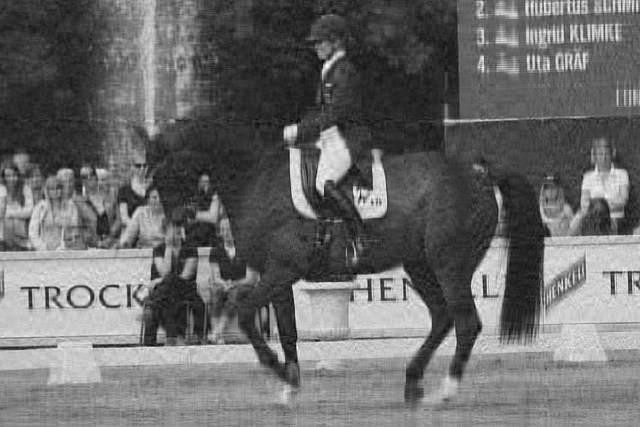
#> input picture IsabellWerthGray.png, 640 x 427 px
$ jupyter execute SVDforMatrixProcessing.ipynb   (shell and % lines are left out)
#> lines starting #> are read from the running program, lines starting #| are printed output that depends on the picture
<h1 align='center'> The Singular Value Decomposition </h1>
<h2 align='center'> As a tool for analyzing Matrices </h2>

$  % These are latex commands (i.e., macros).
   \newcommand{\vec}[1]{ \boldsymbol{\mathbf{#1}} }
   \newcommand{\R}{\mathbb{R}}
   \newcommand{\C}{\mathbb{C}}
   \newcommand{\tr}[1]{\mathrm{tr}\left( #1 \right)}
   \newcommand{\ran}{\mathrm{ran}}
   \newcommand{\MC}[1]{\mathcal{M}_{#1}\left(\mathbb{C}\right)}
   \newcommand{\MR}[1]{\mathcal{M}_{#1}\left(\mathbb{R}\right)}
$

Here we explore the use of the SVD in Image Processing.  However, we should think of this as an extension of the concept of matrices as "vector objects" in a vector space.

[cell 1]

from matplotlib import pyplot as plt
import numpy as np
from scipy import linalg

<p>&nbsp;</p>

## Matrices as Vector Spaces

The set of all $m \times n$ real matrices $\MR{m,n}$ is itself a vector space, since the linear combination of two $m \times n$ matrices is itself an $m \times n$ matrix.  Typically, we think of $\MR{m,n}$ as the matrices of linear transformations from $\R^n$ to $\R^m$, which it certainly is.

However, $\MR{m,n}$ is much more than simply models of linear transformations.  Indeed, nearly every vector space we have encountered to this point can in fact be modeled by either $\MR{m,n}$ or one of its subspaces, including the following:

__1.__ The column spaces $\R^m$ are modeled by $\MR{m,1}$.

__2.__ The row spaces $\R_n$ are modeled by $\MR{1,n}$.

__3. VERY IMPORTANT:__ A data set comprised of $m$ observations of $n$ random variables (called _features_ or _factors_) is of the form <style type="text/css">
.tg  {border-collapse:collapse;border-spacing:0;}
.tg td{font-family:Arial, sans-serif;font-size:14px;padding:10px 5px;border-style:solid;border-width:1px;overflow:hidden;word-break:normal;}
.tg th{font-family:Arial, sans-serif;font-size:14px;font-weight:normal;padding:10px 5px;border-style:solid;border-width:1px;overflow:hidden;word-break:normal;}
.tg .tg-yw4l{vertical-align:top}
</style>
<table class="tg">
  <tr>
    <th class="tg-yw4l"></th>
    <th class="tg-yw4l">$X_1$</th>
    <th class="tg-yw4l">$X_2$</th>
    <th class="tg-yw4l">...</th>
    <th class="tg-yw4l">$X_n$</th>
  </tr>
  <tr>
    <td class="tg-yw4l">obs 1</td>
    <td class="tg-yw4l">#</td>
    <td class="tg-yw4l">#</td>
    <td class="tg-yw4l">...</td>
    <td class="tg-yw4l">#</td>
  </tr>
  <tr>
    <td class="tg-yw4l">obs 2</td>
    <td class="tg-yw4l">#</td>
    <td class="tg-yw4l">#</td>
    <td class="tg-yw4l">...</td>
    <td class="tg-yw4l">#</td>
  </tr>
  <tr>
    <td class="tg-yw4l">$\vdots$</td>
    <td class="tg-yw4l">$\vdots$</td>
    <td class="tg-yw4l">$\vdots$</td>
    <td class="tg-yw4l"></td>
    <td class="tg-yw4l">$\vdots$</td>
  </tr>
  <tr>
    <td class="tg-yw4l">obs $m$</td>
    <td class="tg-yw4l">#</td>
    <td class="tg-yw4l">#</td>
    <td class="tg-yw4l">...</td>
    <td class="tg-yw4l">#</td>
  </tr>
</table>
<br/>&nbsp;&nbsp;&nbsp;&nbsp; and is often denoted by $X = \left[ X_1, X_2, ..., X_n \right]$.

As an application context, we tend to think of $\MR{m,n}$ in terms of $ m \ne n$, as in fact is the case in items 1,2,3  in the list above.  This is important, because unlike matrices as models of linear transformations, we do not expect to be able to multiply two vectors to obtain another vector.

<div align='center' style="color:blue;font-size:larger"><br/> If $m \ne n$, then the product of two $m \times n$ matrices is <b>not</b> defined</div>

For example, we do __not__ expect to be able to "matrix" multiply two data sets to get a third data set.

Consequently, $\MR{m,n}$ should be thought of as a vector space for which multiplication -- when used -- is for _analyzing_ or _decomposing_ a vector in $\MR{m,n}$.  Indeed, much of the remainder of this course is based on the following principle:

<div align = 'center' style = 'color:blue;font-size:larger'><br/><b>In many applications, the vector spaces are modeled by $\MR{m,n}$</b></div>

Indeed, consider how "universal" the vector space $\MR{m,n}$ truly is:

__4.__ Complex Vector spaces $\C^m$ can be modeled by $\MR{m,2}$, where the first column contains the real parts and the second column contains the imaginary part of  complex vectors.

__5.__ Complex Matrix Spaces $\MC{m,n}$ can likewise be modeled by $\MR{m,2n}$.

__6.__ Unstructured data, in which information is conveyed as key-value pairs, is often represented by often _huge_ sparse ( = mostly zeros) matrices in a number of different ways, including as data sets $X$ in which keys are variables and values are observations -- with a 1 if a given value is observed for a given key and zeros elsewhere.

Even images -- which should not be thought of as "rows" of "columns" or as linear transformations in general -- can be modeled by matrices in $\MR{m,n}$.  That is because matrices in $\MR{m,n}$ can be written in _block_ format or other formats where a large matrix can be thought of as a collection of smaller matrices.

__7.__ Grayscale images, which are 2 dimensional arrays in the spaces $\R^{m\times n}$ can also be modeled by matrices in $\MR{m,n}$.

Of course, an image is not a list of columns or a collection of rows, but the _point_ is that a matrix in $\MR{m,n}$ is itself _not_ necessarily interpreted as such -- e.g., interpretations 1, 2, and 3 are certainly valid, but they are not exclusive.

Indeed, let's load a grayscale image and explore how an $m \times n$ matrix model can be used to explore it.

[cell 2]
# be sure the image 'IsabellWerth.jpg' is in the same folder as this notebook
# You can create a new cell and execute %ls to list files in your current folder

IsabellWerth = plt.imread('IsabellWerthGray.png')
#> IsabellWerth is the input picture: shape (427, 640, 4) float32; mean R, G, B, A 0.417, 0.417, 0.417, 1

plt.imshow(IsabellWerth )
plt.title("Isabell Werth: Greatest Equestrian Olympian",
           fontsize = 14)
plt.axis('off');

[cell 3]
IsabellWerth.shape  # Currently is an RGB image
#> Out = (427, 640, 4)

[cell 4]
from skimage import color

#Converting to a matrix representation

A = color.rgb2gray(IsabellWerth)
A.shape
#> Out = (427, 640)

[cell 5]
plt.gray()
plt.imshow(A)
plt.axis('off')
plt.title("Image Above as GrayScale Array");

[cell 6]
A  ## Is a 640 pixel wide ( 640 columns)
   ## by 427 pixels high (427 rows) array

Although matrix multiplication is __not__ defined between two $m \times n $ matrices with $m \ne n$, we can multiply an $m \times n$ matrix $A$ by the _transpose_ of the $m \times n$ matrix $B$.  In particular, notice that in array form that
$$ A B^T = \left[ \;\;  \sum_{j=1}^n a_{i,j} b_{k,j} \;\;   \right]_ {i,k = 1}^{m,m}$$
The _trace_ of $B^T A$ is correspondingly the sum of the diagonal entries, which in array form is the sum over the entries where $i = k$. Consequently,
$$ \tr{A B^T} = \sum_{i=1}^m \sum_{j=1}^n a_{i,j} b_{i,j} $$
Moreover, we get the exact same result -- sum over products of respective coefficients -- for the trace of $B^T A$:
$$ B^T A = \left[ \;\;  \sum_{i=1}^m b_{i,k}a_{i,j}  \;\;   \right]_ {j,k = 1}^{n,n}  \quad \implies \quad
\tr{B^T A} = \sum_{j=1}^n \sum_{i=1}^m  b_{i,j} a_{i,j} $$
Indeed, $\tr{B^T A}$ generalizes the inner product on column spaces $\R^n$ to the vector space of matrices $\MR{m,n}$.  That is,
$$\left\langle A, B \right\rangle  = \tr{B^T A}$$
is an inner product on $\MR{m,n}$.

> __Definition:__ The _Frobenius inner product_ on $\MR{m,n}$ is $$\left\langle A, B \right\rangle  = \tr{B^T A}$$

The inner product of a matrix with itself is thus the square of a norm that we call the _Frobenius norm_ of a matrix in $\MR{m,n}$.

> __Definition:__ The _Frobenius norm_ for any $A \in \MR{m,n}$ satisfies $$ \left\Vert A \right\Vert_\mathcal{F}^2 = \tr{A^T A}$$

For example, let's look at the Fredholm norm of our grayscale image.

[cell 7]
linalg.norm(A, ord= 'fro')
#> Out = 247.2

[cell 8]
linalg.norm(A, ord= 'fro')**2
#> Out = 61083.1

[cell 9]
sum( np.diag( A.T @ A ) ) #Which is the sum of the singular values squared
#> Out = 61083.4

There are some quite interesting applications of the trace inner product ( = Frobenius inner product), but we will restrict our our focus on the Frobenius norm as it is quite useful in image processing when used in association with the Singular Value Decomposition.

<p>&nbsp;</p>

## The Singular Value Decomposition

If $A \in \MR{m,n}$, then there exists _orthogonal_ matrices $U \in \MR{m}$ and $V \in \MR{n}$ such that
$$ A = U \; \Sigma \; V^T \quad \mathrm{where} \quad A^TA = V \; \Sigma^2 \; V^T$$
where $\Sigma $ is a non-negative diagonal matrix with the same shape as $A$ and $\Sigma^2$ is the same shape as $A^*A$.

In fact, $\Sigma$ is always assumed to be
$$\Sigma = \begin{bmatrix} \tilde{\Sigma}  & 0 \\ 0 & 0 \end{bmatrix} \quad where \quad
           \tilde{\Sigma} = \begin{bmatrix} s_1 & ...    &      0   \\
                                         \vdots & \ddots &   \vdots \\
                            0 &  ...   & s_r   \end{bmatrix} $$
with the understanding that the shape of $\Sigma$ or any function of $\Sigma$ is filled with zeros sufficient to make it the right "shape" for the application.  For example,
$$ A^T = V \Sigma U^T $$
where the shape of $\Sigma$ is now $n \times m$.

The positive numbers $s_1 \ge s_2 \ge ... \ge s_r > 0$
are the non-zero _singular values_ of $A$.

Let's return to our example image and explore its singular value decomposition. In particular, only the diagonal entries of $\Sigma$ are returned, with the understanding that __linalg.diagsvd__ can be used to provide the proper shape for $\Sigma$ when necessary.

[cell 10]
U, Σ, Vᵀ = linalg.svd(A)
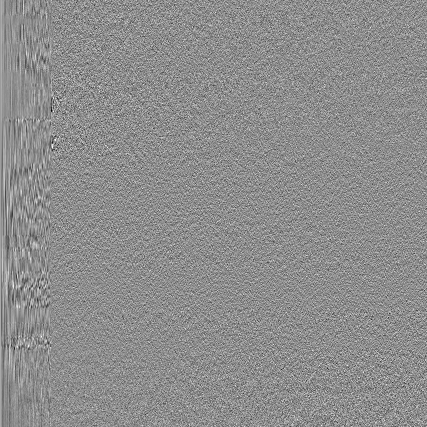
#> U: shape (427, 427) float32; min -0.31, max 0.248, mean 0.000158; drawn with min black and max white
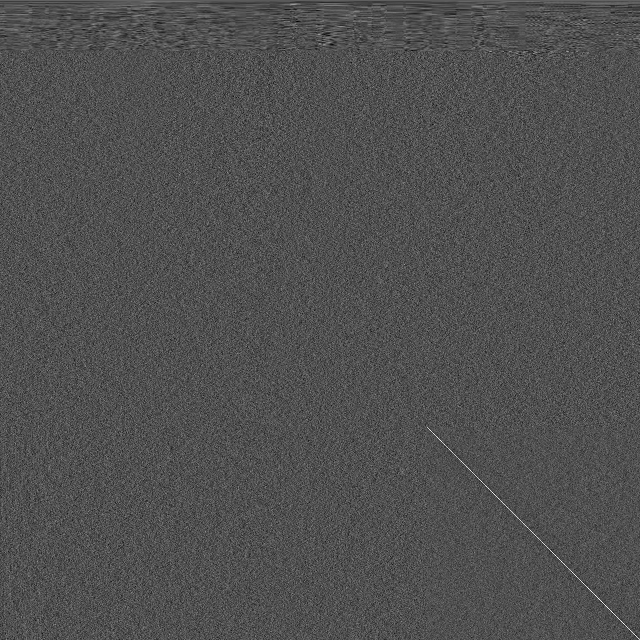
#> VT: shape (640, 640) float32; min -0.206, max 0.447, mean 3.62e-05; drawn with min black and max white
#> Σ = 427 values, max 231 at index 0, min 0.0102 at index 426, mean 1.65
Σ[:50]  #The first 50 singular values
#> Out = 50 values, max 231 at index 0, min 3.61 at index 49, mean 13.73

There in fact 427 singular values in all, but notice how even the top 50 decay quickly from more than 231 to single digits.  Indeed, let's plot the singular values instead of actually looking at their numerical values.

[cell 11]
#plt.yscale('log')
plt.plot( Σ )
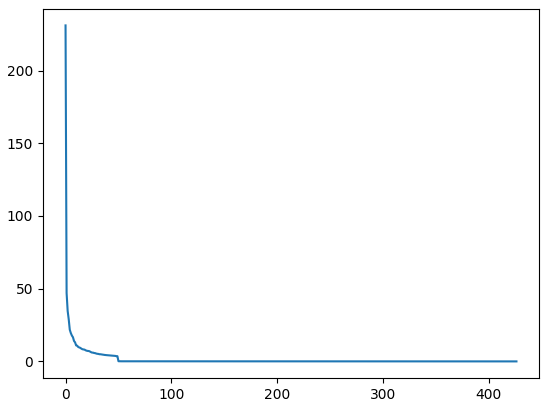
#> figure drawn by matplotlib, 1 panel; curve peaks at x = 0, y = 231

[cell 12]
fig,axs = plt.subplots(1,2, figsize = (12,6))

r = 40

Energy = (Σ[:r]**2).sum() / (Σ**2).sum()
#> Energy = 0.997

A_lowrank = U[:,:r] @ np.diag( Σ[:r] ) @ Vᵀ[:r, :]
axs[0].imshow(A_lowrank)
axs[0].set_title('Low Rank Approximation: PrcntEnergy = %.5f' % Energy)
axs[0].axis('off')
axs[1].imshow(A)
axs[1].set_title('Original')
axs[1].axis('off');
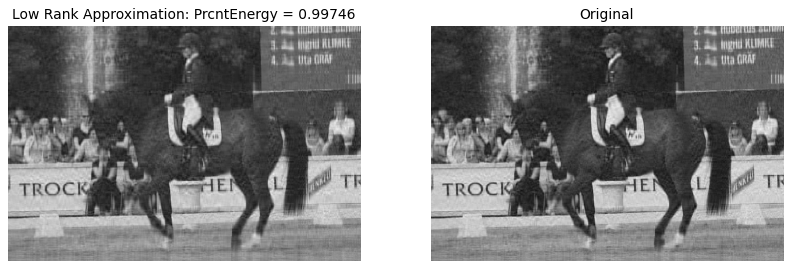
#> figure drawn by matplotlib, 2 panels

[cell 13]
fig,axs = plt.subplots(1,2, figsize = (12,6))

r = 40

Energy = (Σ[:r]**2).sum() / (Σ**2).sum()

A_lowrank = U[:,:r] @ np.diag( Σ[:r] ) @ Vᵀ[:r, :]
axs[0].imshow(A_lowrank)
axs[0].set_title('Low Rank Approximation: PrcntEnergy = %.5f' % Energy)
axs[0].axis('off')
axs[1].imshow(A-A_lowrank)
axs[1].set_title('Original minus Low Rank')
axs[1].axis('off');
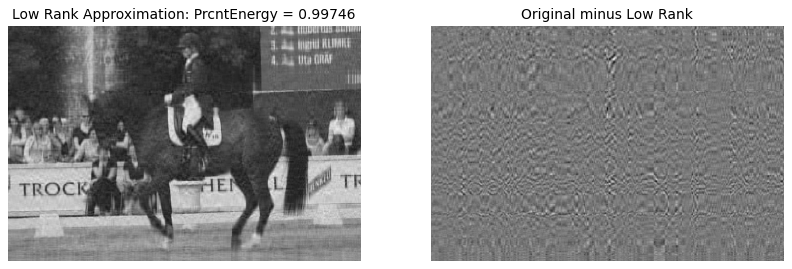
#> figure drawn by matplotlib, 2 panels

[cell 14]
r = 50
m = r + 50
A_hid = U[:,r:m] @ np.diag( Σ[r:m] ) @ Vᵀ[r:m, :]
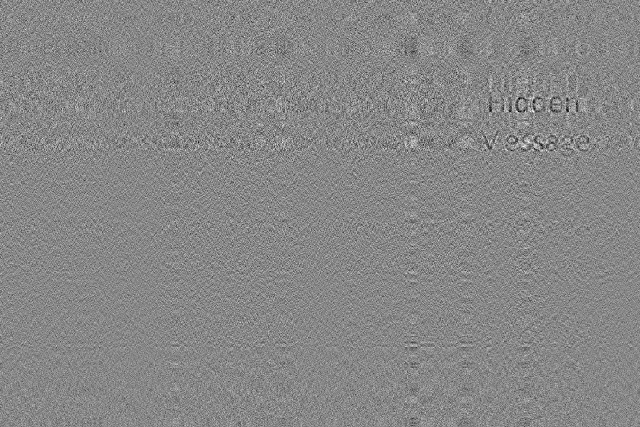
#> A_hid: shape (427, 640) float32; min -0.00749, max 0.00658, mean 3.14e-07; drawn with min black and max white
plt.figure(figsize = (12,8))
plt.imshow(A_hid)
plt.axis('off');
